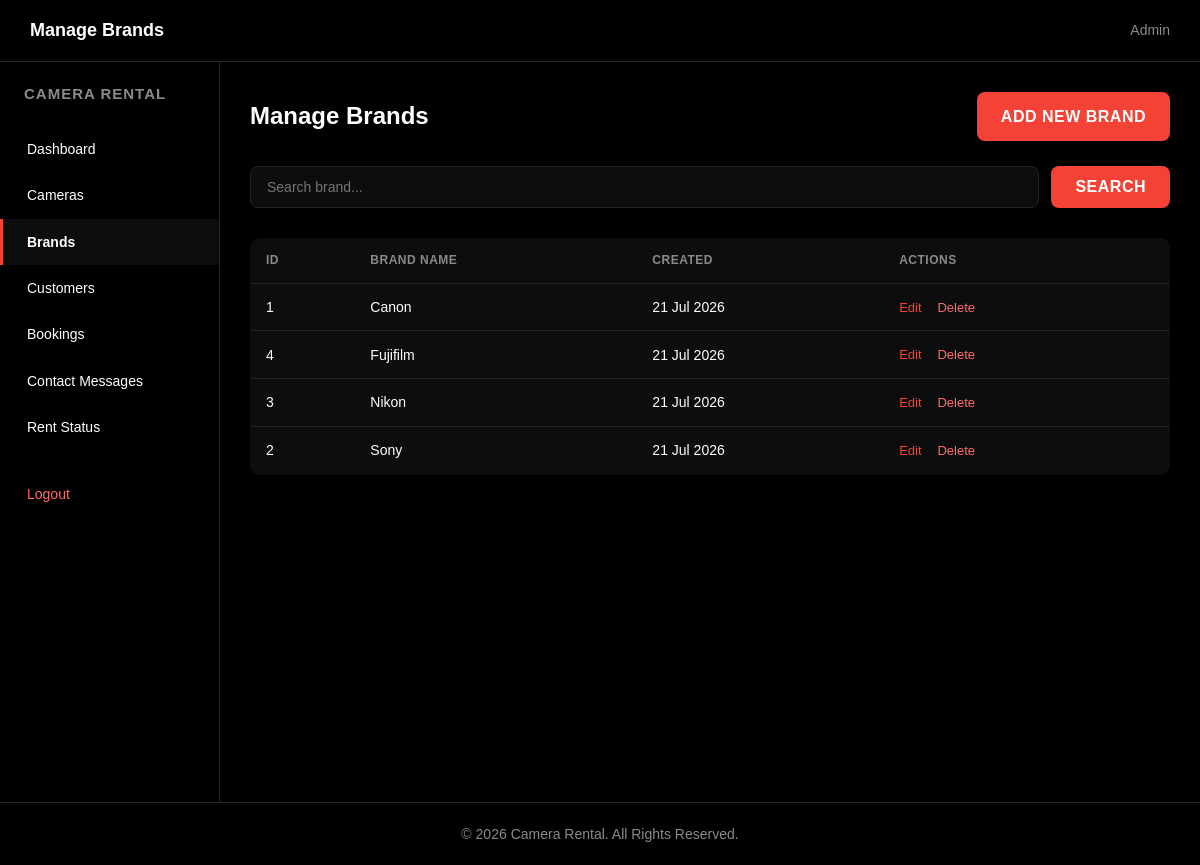
/admin/manage-brands.php (signed in), run on the app's committed database.
### tables this page shows
CREATE TABLE tbl_brands (
    brand_id INT AUTO_INCREMENT PRIMARY KEY,
    brand_name VARCHAR(100) NOT NULL,
    created_at DATETIME NOT NULL DEFAULT CURRENT_TIMESTAMP,
    UNIQUE(brand_name)
);

### admin/manage-brands.php (the view, shortened to what this page needs)
<?php
require_once '../includes/database.php';
$search = isset($_GET['search']) ? trim($_GET['search']) : '';
$sql = "SELECT brand_id, brand_name, created_at FROM tbl_brands";
$sql .= " ORDER BY brand_name";
$stmt = mysqli_prepare($conn, $sql);
mysqli_stmt_execute($stmt);
mysqli_stmt_bind_result($stmt, $r_brand_id, $r_brand_name, $r_created_at);
$brands = array();
while (mysqli_stmt_fetch($stmt)) {
    $brands[] = array(
        'brand_id'   => $r_brand_id,
        'brand_name' => $r_brand_name,
        'created_at' => $r_created_at
    );
}
$page_title = 'Manage Brands';
require_once '../includes/header.php';
require_once '../includes/admin-header.php';
require_once '../includes/admin-sidebar.php';
?>
<div class="admin-content">
    <div class="admin-page-header">
        <h2>Manage Brands</h2>
        <a href="add-brand.php" class="btn-primary">Add New Brand</a>
    </div>
    <form method="GET" action="manage-brands.php" class="filter-bar">
        <input type="text" name="search" placeholder="Search brand..." value="<?php echo htmlspecialchars($search); ?>">
        <button type="submit" class="btn-primary">Search</button>
    </form>
    <table class="admin-table">
        <thead>
            <tr>
                <th>ID</th>
                <th>Brand Name</th>
                <th>Created</th>
                <th>Actions</th>
            </tr>
        </thead>
        <tbody>
            <?php if (count($brands) === 0): ?>
                <tr><td colspan="4">No brands found.</td></tr>
            <?php else: ?>
                <?php foreach ($brands as $b): ?>
                    <tr>
                        <td><?php echo (int)$b['brand_id']; ?></td>
                        <td><?php echo htmlspecialchars($b['brand_name']); ?></td>
                        <td><?php echo date('d M Y', strtotime($b['created_at'])); ?></td>
                        <td class="admin-actions">
                            <a href="edit-brand.php?id=<?php echo $b['brand_id']; ?>">Edit</a>
                            <a href="delete-brand.php?id=<?php echo $b['brand_id']; ?>" class="delete-link" onclick="return confirm('Delete this brand?');">Delete</a>
                        </td>
                    </tr>
                <?php endforeach; ?>
            <?php endif; ?>
        </tbody>
    </table>
</div>
</div>
<?php require_once '../includes/footer.php'; ?>

### includes/header.php (shortened to what this page needs)
<!DOCTYPE html>
<html lang="en">
<head>
<link rel="stylesheet" href="<?php echo BASE_URL; ?>assets/css/style.css">
<link rel="stylesheet" href="<?php echo BASE_URL; ?>assets/css/responsive.css">
<link rel="stylesheet" href="<?php echo BASE_URL; ?>assets/css/admin.css">
</head>
<body>

### includes/admin-header.php
<header class="admin-topbar">
    <div class="admin-topbar-title"><?php echo isset($page_title) ? htmlspecialchars($page_title) : ''; ?></div>
    <div class="admin-topbar-user">
        <?php echo htmlspecialchars($_SESSION['full_name']); ?>
    </div>
</header>
<div class="admin-layout">

### includes/admin-sidebar.php
<aside class="admin-sidebar">
    <div class="admin-sidebar-logo"><?php echo SITE_NAME; ?></div>
    <nav class="admin-nav">
        <a href="<?php echo BASE_URL; ?>admin/dashboard.php" class="<?php echo (basename($_SERVER['PHP_SELF']) === 'dashboard.php') ? 'active' : ''; ?>">Dashboard</a>
        <a href="<?php echo BASE_URL; ?>admin/manage-cameras.php" class="<?php echo (strpos(basename($_SERVER['PHP_SELF']), 'camera') !== false) ? 'active' : ''; ?>">Cameras</a>
        <a href="<?php echo BASE_URL; ?>admin/manage-brands.php" class="<?php echo (strpos(basename($_SERVER['PHP_SELF']), 'brand') !== false) ? 'active' : ''; ?>">Brands</a>
        <a href="<?php echo BASE_URL; ?>admin/manage-customers.php" class="<?php echo (strpos(basename($_SERVER['PHP_SELF']), 'customer') !== false) ? 'active' : ''; ?>">Customers</a>
        <a href="<?php echo BASE_URL; ?>admin/manage-bookings.php" class="<?php echo (strpos(basename($_SERVER['PHP_SELF']), 'booking') !== false) ? 'active' : ''; ?>">Bookings</a>
        <a href="<?php echo BASE_URL; ?>admin/manage-contact.php" class="<?php echo (basename($_SERVER['PHP_SELF']) === 'manage-contact.php') ? 'active' : ''; ?>">Contact Messages</a>
        <a href="<?php echo BASE_URL; ?>admin/rent-status.php" class="<?php echo (basename($_SERVER['PHP_SELF']) === 'rent-status.php') ? 'active' : ''; ?>">Rent Status</a>
        <a href="<?php echo BASE_URL; ?>admin/logout.php" class="admin-logout">Logout</a>
    </nav>
</aside>

### includes/footer.php (shortened to what this page needs)
<footer class="site-footer">
    <p>&copy; <?php echo date('Y'); ?> <?php echo SITE_NAME; ?>. All Rights Reserved.</p>
</footer>
</body>
</html>

### assets/css/style.css (style rules this page uses)
* { margin: 0; padding: 0; box-sizing: border-box; }
body { font-family: 'Poppins', Arial, Helvetica, sans-serif; background-color: #000000; color: #FFFFFF; font-size: 16px; line-height: 1.6; -webkit-font-smoothing: antialiased; -moz-osx-font-smoothing: grayscale; }
a { text-decoration: none; color: inherit; }
.btn-primary { display: inline-block; background-color: #F44336; color: #FFFFFF; border: none; border-radius: 8px; padding: 15px 32px; font-size: 16px; font-weight: 600; letter-spacing: 0.5px; text-transform: uppercase; cursor: pointer; transition: background-color 0.3s, transform 0.15s; width: 100%; }
.site-footer { text-align: center; padding: 20px; font-size: 14px; color: #8A8A8A; border-top: 1px solid #242424; }
.filter-bar { display: flex; flex-wrap: wrap; gap: 12px; margin-bottom: 30px; }
.filter-bar input[type="text"], .filter-bar select { background-color: #0D0D0D; border: 1px solid #242424; border-radius: 8px; padding: 12px 16px; color: #FFFFFF; font-size: 14px; font-family: inherit; }
.filter-bar input[type="text"] { flex: 1; min-width: 200px; }
.filter-bar .btn-primary { width: auto; padding: 12px 24px; }

### assets/css/admin.css (style rules this page uses)
.admin-layout { display: flex; min-height: calc(100vh - 60px); }
.admin-topbar { display: flex; align-items: center; justify-content: space-between; padding: 16px 30px; border-bottom: 1px solid #242424; }
.admin-topbar-title { font-size: 18px; font-weight: 600; }
.admin-topbar-user { color: #8A8A8A; font-size: 14px; }
.admin-sidebar { width: 220px; flex-shrink: 0; border-right: 1px solid #242424; padding: 20px 0; }
.admin-sidebar-logo { font-size: 15px; font-weight: 700; letter-spacing: 1px; text-transform: uppercase; padding: 0 24px 20px; color: #8A8A8A; }
.admin-nav { display: flex; flex-direction: column; }
.admin-nav a { padding: 12px 24px; color: #FFFFFF; font-size: 14px; border-left: 3px solid transparent; transition: background-color 0.2s, border-color 0.2s; }
.admin-nav a.active { border-left-color: #F44336; background-color: #0D0D0D; font-weight: 600; }
.admin-nav a.admin-logout { margin-top: 20px; color: #FF6B6B; }
.admin-content { flex: 1; padding: 30px; }
.admin-page-header { display: flex; align-items: center; justify-content: space-between; margin-bottom: 25px; }
.admin-page-header .btn-primary { width: auto; padding: 12px 24px; }
.admin-table { width: 100%; border-collapse: collapse; background-color: #0D0D0D; border: 1px solid #242424; border-radius: 10px; overflow: hidden; }
.admin-table th, .admin-table td { padding: 14px 16px; text-align: left; font-size: 14px; border-bottom: 1px solid #242424; }
.admin-table th { color: #8A8A8A; font-weight: 600; text-transform: uppercase; font-size: 12px; letter-spacing: 0.5px; }
.admin-table tbody tr:last-child td { border-bottom: none; }
.admin-actions a { margin-right: 12px; font-size: 13px; color: #F44336; }
.admin-actions .delete-link { color: #FF6B6B; }
.admin-table thead th, .admin-table tbody td { padding: 12px 15px; text-align: left; white-space: nowrap; }
.admin-table tbody tr { border-bottom: 1px solid #242424; }

### data on the page
tbl_brands: brand_id "1", brand_name "Canon", created_at "21 Jul 2026"
tbl_brands: brand_id "4", brand_name "Fujifilm", created_at "21 Jul 2026"
tbl_brands: brand_id "3", brand_name "Nikon", created_at "21 Jul 2026"
tbl_brands: brand_id "2", brand_name "Sony", created_at "21 Jul 2026"

### other printed values
$page_title "Manage Brands"
$_SESSION['full_name'] "Admin"
SITE_NAME "CAMERA RENTAL"
SITE_NAME "Camera Rental"
